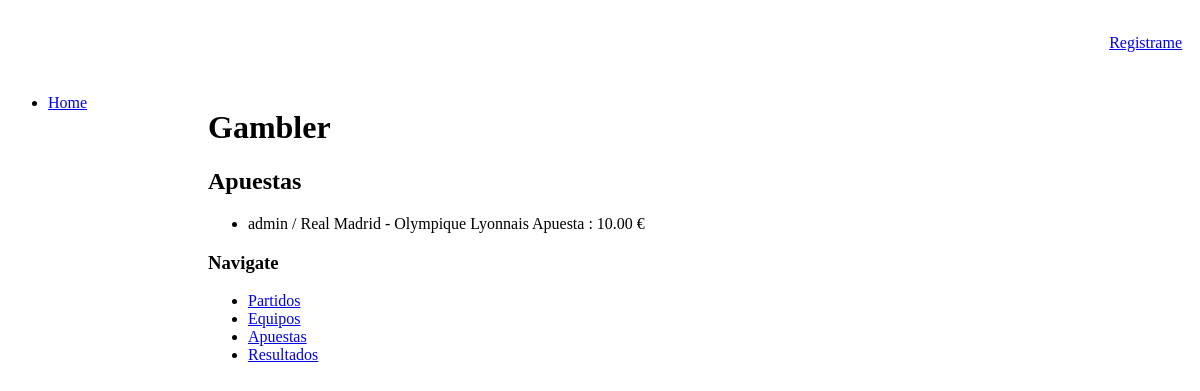
The page /gambler/apuestas on the database its author committed.
### gambler/models.py (models this page shows, shortened)
class Apuesta(models.Model):
    user = models.ForeignKey(User)
    partido = models.ForeignKey(Partido)
    apuesta = models.DecimalField(max_digits=11, decimal_places=2)
    resultado = models.ForeignKey(Resultado)

class Partido(models.Model):
    jornada = models.IntegerField()
    equipoLocal = models.ForeignKey(Equipo, related_name='equipo_local')
    equipoVisitante = models.ForeignKey(Equipo, related_name='equipo_visitante')
    cuota = models.DecimalField(max_digits=3, decimal_places=2, default=1)
    fecha = models.DateField(default=date.today)
    resultado = models.ForeignKey(Resultado)

class Equipo(models.Model):
    nombreEquipo = models.TextField()

### gambler/views.py (the view)
class ApuestaList(ListView, ConnegResponseMixin):
    model = Apuesta
    context_object_name = 'latest_apuesta_list'
    template_name = 'gambler/apuestas_list.html'

### gambler/views.py (called while the page is built)
    def render_to_response(self, context, **kwargs):
        if 'extension' in self.kwargs:
            try:
                objects = [self.object]
            except AttributeError:
                objects = self.object_list
            if self.kwargs['extension'] == 'json':
                return self.render_json_object_response(objects=objects)
            elif self.kwargs['extension'] == 'xml':
                return self.render_xml_object_response(objects=objects)
        else:
            return super(ConnegResponseMixin, self).render_to_response(context)

### gambler/templates/gambler/apuestas_list.html
{% extends "gambler/show_lists.html" %}
{% block list3 %}
<h2>
    Apuestas
</h2>
<ul>
    {% for apuesta in latest_apuesta_list %}
        <li>{{ apuesta.user}} / {{ apuesta.partido.equipoVisitante.nombreEquipo }} - {{ apuesta.partido.equipoLocal.nombreEquipo }} Apuesta :  {{ apuesta.apuesta }} € </li>
    {% empty %}
        <li>Sorry, no apuestas registered yet.</li>
    {% endfor %}
</ul>
{% endblock list3 %}

### rows shown on the page
Apuesta: user "admin", partido.equipoVisitante.nombreEquipo "Real Madrid", partido.equipoLocal.nombreEquipo "Olympique Lyonnais", apuesta "10.00"
